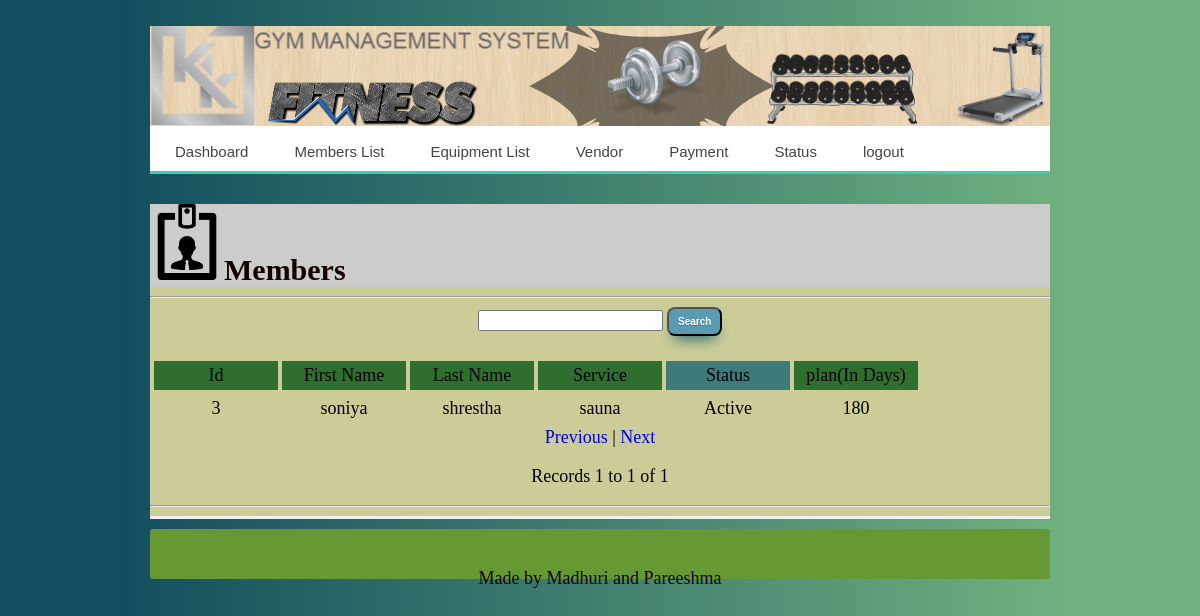
/pages/alerts.php (signed in), run on the app's committed database.
### tables this page shows
CREATE TABLE IF NOT EXISTS `tbl_userreg` (
  `userid` int(11) NOT NULL,
  `firstname` varchar(200) DEFAULT NULL,
  `lastname` varchar(200) DEFAULT NULL,
  `age` int(200) DEFAULT NULL,
  `sex` varchar(200) DEFAULT NULL,
  `phone` int(200) DEFAULT NULL,
  `address` varchar(200) DEFAULT NULL,
  `service` varchar(200) DEFAULT NULL,
  `timestap` datetime NOT NULL DEFAULT CURRENT_TIMESTAMP,
  `amount` int(200) DEFAULT NULL,
  `plan` int(200) NOT NULL,
  `status` varchar(200) DEFAULT NULL
);

### pages/alerts.php (the view, shortened to what this page needs)
<?php require_once('../Connections/localhost.php'); ?>
<?php
$logoutAction = $_SERVER['PHP_SELF']."?doLogout=true";
?>
<?php
$currentPage = $_SERVER["PHP_SELF"];
$maxRows_Recordset1 = 10;
$pageNum_Recordset1 = 0;
$query_Recordset1 = "SELECT userid, firstname, lastname, service, timestap, plan, status FROM tbl_userreg";
if (isset($_GET['totalRows_Recordset1'])) {
  $totalRows_Recordset1 = $_GET['totalRows_Recordset1'];
} else {
  $all_Recordset1 = mysql_query($query_Recordset1);
  $totalRows_Recordset1 = mysql_num_rows($all_Recordset1);
}
$totalPages_Recordset1 = ceil($totalRows_Recordset1/$maxRows_Recordset1)-1;
$queryString_Recordset1 = "";
$queryString_Recordset1 = sprintf("&totalRows_Recordset1=%d%s", $totalRows_Recordset1, $queryString_Recordset1);
$startRow_Recordset1 = $pageNum_Recordset1  * $maxRows_Recordset1 ;
if (isset($_POST['txt_search'])) {
	$searchword=$_POST['txt_search'];
	$query_Recordset1="select * from tbl_userreg where  firstname LIKE  '%".$searchword."%'";
}
else{
$query_Recordset1="select * from tbl_userreg";
}
$query_limit_Recordset1 = sprintf("%s LIMIT %d, %d", $query_Recordset1, $startRow_Recordset1, $maxRows_Recordset1);
$Recordset1  = mysql_query($query_limit_Recordset1, $localhost) or die(mysql_error());
$row_Recordset1 = mysql_fetch_assoc($Recordset1);
?>
<!DOCTYPE html PUBLIC "-//W3C//DTD XHTML 1.0 Transitional//EN" "http://www.w3.org/TR/xhtml1/DTD/xhtml1-transitional.dtd">
<html xmlns="http://www.w3.org/1999/xhtml">
<head>
<link href="../css/home.css" rel="stylesheet" type="text/css" />
<link href="../css/me.css" rel="stylesheet" type="text/css" />
</head>
<body>
<div id="head">
  <img src="../image/main.png" />
   <div id='cssmenu'>
 <ul>
  <li class='active'><a href='home.php'>Dashboard</a></li>
   <li><a href='myembers.php'>Members List</a></li>
   <li><a href='equiplist.php'>Equipment List</a></li>
     <li><a href='vendor.php'>Vendor</a></li>
   <li><a href='pay.php'>Payment</a></li>
   <li style="color:#DDDDC7"><a href="alerts.php">Status</a></li>
   <li><a href='<?php echo $logoutAction ?>'>logout</a></li>
</ul>
</div>
  <div id="content">
    <div id="c1"><span class="txtuserreg"> <img src="../image/office.png" width="74" height="76" alt="us" />Members </span></div>
    <div id="c2"><hr/><form action="" id="form1" method="post" name="form1">
      <input type="text" name="txt_search" id="txt_search" />
      <input class="abc" type="submit" name="btn_search" id="btn_search" value="Search" />
    </form>
    <br/>
      <table width="772" border="0" cellpadding="4" cellspacing="4">
        <tbody>
          <tr>
            <td width="100" bgcolor="#2F6F2E">Id</td>
            <td width="100" bgcolor="#2F6F2E">First Name</td>
            <td width="100" bgcolor="#2F6F2E">Last Name</td>
            <td width="100" bgcolor="#2F6F2E">Service</td>
            <td width="100" bgcolor="#3D7A79">Status</td>
            <td width="100" bgcolor="#2F6F2E">plan(In Days)</td>
          </tr>
         <?php do { ?> <tr>
              <td><?php echo $row_Recordset1['userid']; ?></td>
              <td><?php echo $row_Recordset1['firstname']; ?></td>
              <td><?php echo $row_Recordset1['lastname']; ?></td>
              <td><?php echo $row_Recordset1['service']; ?></td>
 <td class="pp"><?php echo $row_Recordset1['status']; ?></td>
<td>  <?php echo $row_Recordset1['plan']; ?> </td>
          </tr>
           <?php } while ($row_Recordset1 = mysql_fetch_assoc($Recordset1)); ?>
        </tbody>
      </table>
      <span class="kk">
      <a href="<?php printf("%s?pageNum_Recordset1=%d%s", $currentPage, max(0, $pageNum_Recordset1 - 1), $queryString_Recordset1); ?>" class="kk"> Previous</a>
      |
      <a href="<?php printf("%s?pageNum_Recordset1=%d%s", $currentPage, min($totalPages_Recordset1, $pageNum_Recordset1 + 1), $queryString_Recordset1); ?>" class="kk">Next </a>
      </span>
	  <p> Records <?php echo ($startRow_Recordset1 + 1) ?> to <?php echo min($startRow_Recordset1 + $maxRows_Recordset1, $totalRows_Recordset1) ?> of <?php echo $totalRows_Recordset1 ?> </p><hr/>
    </div> <div id="footer">
     &nbsp; <p style="text-align: center; text-decoration-color: white"> Made by Madhuri and Pareeshma</p>
  </div>
  </div>
</div>
</body>
</html>

### css/home.css (style rules this page uses)
body { background-color:#CCF; background: -webkit-linear-gradient(90deg, #134E5E 10%, #71B280 90%); background: -moz-linear-gradient(90deg, #134E5E 10%, #71B280 90%); background: -ms-linear-gradient(90deg, #134E5E 10%, #71B280 90%); background: -o-linear-gradient(90deg, #134E5E 10%, #71B280 90%); background: linear-gradient(90deg, #134E5E 10%, #71B280 90%); }
#head { width: 900px; height: auto; margin-left: auto; margin-right: auto; font-size: 18px; margin-top: 0px; }
#footer { height:50px; background-color:#693; margin-top:10px; margin-top:50px auto; border-radius:3px; }
#content { height: 500px; margin-bottom: 0px; color: #110000; letter-spacing: normal; word-spacing: normal; }
.txtuserreg { font-size: 30px; font-weight: bold; height:25px; }
#c1 { background-color:#CCC; margin-top:30px ; }
#c2 { background-color: #CC9; height: auto; text-align: center; border-bottom-style: solid; border-bottom-color: #F0F0F0; overflow: auto; color: #000000; }
.kk { text-decoration:none; }
.abc { -moz-box-shadow: 0px 10px 14px -7px #276873; -webkit-box-shadow: 0px 10px 14px -7px #276873; box-shadow: 0px 10px 14px -7px #276873; background-color:#599bb3; -moz-border-radius:8px; -webkit-border-radius:8px; border-radius:8px; display:inline-block; cursor:pointer; color:#ffffff; font-family:Arial; font-size:10px; font-weight:bold; padding:7px 9px; text-decoration:none; text-shadow:0px 1px 0px #3d768a; }

### css/me.css (style rules this page uses)
#cssmenu , #cssmenu ul, #cssmenu ul li, #cssmenu ul li a { margin: 0; padding: 0; border: 0; list-style: none; line-height: 1; display: block; position: relative; -webkit-box-sizing: border-box; -moz-box-sizing: border-box; box-sizing: border-box; }
#cssmenu:after, #cssmenu > ul:after { content: "."; display: block; clear: both; visibility: hidden; line-height: 0; height: 0; }
#cssmenu { width: auto; border-bottom: 3px solid #47c9af; font-family: Raleway, sans-serif; line-height: 1; }
#cssmenu ul { background: #ffffff; }
#cssmenu > ul > li { float: left; }
#cssmenu > ul > li > a { z-index: 2; padding: 18px 25px 12px 25px; font-size: 15px; font-weight: 400; text-decoration: none; color: #444444; -webkit-transition: all .2s ease; -moz-transition: all .2s ease; -ms-transition: all .2s ease; -o-transition: all .2s ease; transition: all .2s ease; margin-right: -4px; }
#cssmenu > ul > li > a:after { position: absolute; left: 0; bottom: 0; right: 0; z-index: -1; width: 100%; height: 120%; border-top-left-radius: 8px; border-top-right-radius: 8px; content: ""; -webkit-transition: all .2s ease; -o-transition: all .2s ease; transition: all .2s ease; -webkit-transform: perspective(5px) rotateX(2deg); -webkit-transform-origin: bottom; -moz-transform: perspective(5px) rotateX(2deg); -moz-transform-origin: bottom; transform: perspective(5px) rotateX(2deg); transform-origin: bottom; }

### data on the page
tbl_userreg: userid "3", firstname "soniya", lastname "shrestha", service "sauna", status "Active", plan "180"

### other printed values
$startRow_Recordset1 + 1 "1"
min($startRow_Recordset1 + $maxRows_Recordset1, $totalRows_Recordset1) "1"
$totalRows_Recordset1 "1"
